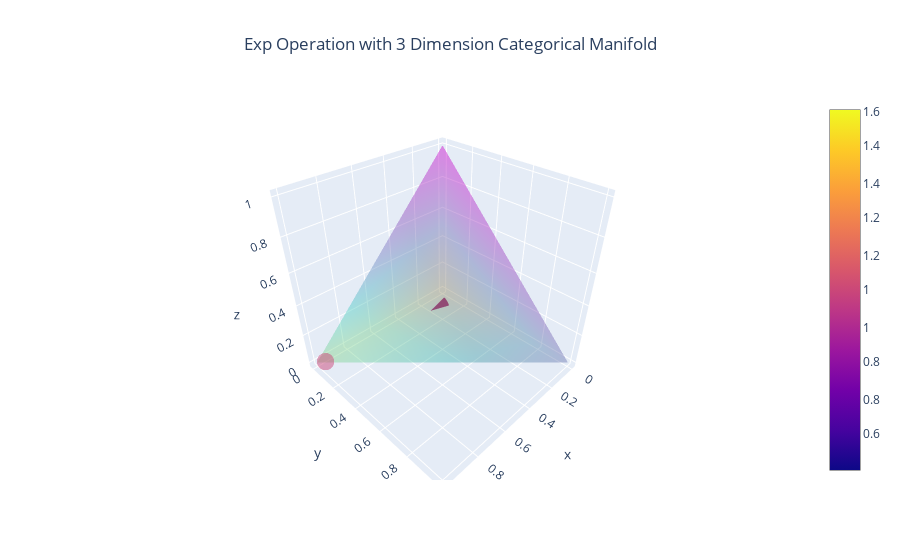

Notebook source saved alongside this figure:
### Markdown cell above
### Visualization of Exp
Given an initial point and an initial tangent vector. Where will the destination be?

### Code cell
#Visualization of Exp
%matplotlib widget
from geomstats.information_geometry.categorical import CategoricalDistributions, CategoricalMetric
dist2 = CategoricalDistributions(dim = 2)
vector2 = np.array([1,0,0])
base_point2 = np.array([0.3, 0.3, 0.4])
tangent_vector2 = dist2.to_tangent(vector = vector2, base_point= base_point2)

M2.plot_exp(tangent_vec = tangent_vector2, base_point = base_point2)

dist3 = CategoricalDistributions(dim = 3)
vector3 = np.array([1,0,0,0])
base_point3 = np.array([0.3, 0.3, 0.2, 0.2])
tangent_vector3 = dist3.to_tangent(vector = vector3, base_point= base_point3)

M3.plot_exp(tangent_vec = tangent_vector3, base_point = base_point3)

### Figure 1 — Plotly figure (JSON) as saved in the notebook; plotly's stock layout.template omitted (floating-point values rounded to 4 significant figures)
{"data": [{"colorbar": {"title": {"text": "z"}}, "colorscale": [[0, "gold"], [0.5, "mediumturquoise"], [1, "magenta"]], "i": [0, 0, 0, 1], "intensity": [0, 0.33, 0.66, 1], "j": [1, 2, 3, 2], "k": [2, 3, 1, 3], "name": "y", "opacity": 0.25, "showscale": false, "type": "mesh3d", "x": [0, 1, 0, 0], "y": [0, 0, 1, 0], "z": [0, 0, 0, 1]}, {"sizeref": 0.1, "type": "cone", "u": [1], "v": [-0.3333], "w": [-0.3333], "x": [0.3], "y": [0.3], "z": [0.2]}, {"hovertemplate": "x1=%{x}<br>x2=%{y}<br>x3=%{z}<br>x4=%{marker.color}<extra></extra>", "legendgroup": "", "marker": {"color": [1], "coloraxis": "coloraxis", "opacity": 0.5, "size": 6, "symbol": "circle"}, "mode": "markers", "name": "", "scene": "scene", "showlegend": false, "type": "scatter3d", "x": [0.9653], "y": [0.02863], "z": [0.003041]}], "layout": {"autosize": true, "scene": {"aspectmode": "auto", "aspectratio": {"x": 1, "y": 1, "z": 1}}, "title": {"text": "Exp Operation with 3 Dimension Categorical Manifold", "x": 0.5}}}
